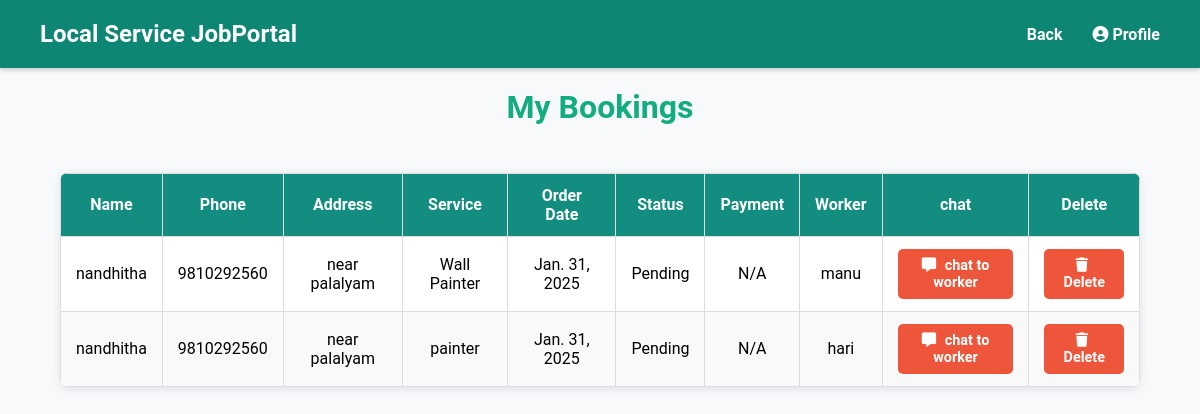
The app's page /my-bookings (signed in) with its own data.
### urban/models.py (models this page shows, shortened)
class Services(models.Model):
    worker = models.ForeignKey(Worker, on_delete=models.CASCADE)
    service_pic = models.ImageField(upload_to='service_pic', null=True, blank=True)
    skills = models.CharField(max_length=40, null=False)
    city = models.CharField(max_length=25)
    service_rate = models.CharField(max_length=25)
    phone = models.PositiveBigIntegerField()

class Booking(models.Model):
    STATUS = (
        ('Order Confirmed', 'Order Confirmed'),
        ('Delivered', 'Delivered'),
    )
    consumer = models.ForeignKey(Consumer, on_delete=models.CASCADE, null=True)
    service = models.ForeignKey(Services, on_delete=models.CASCADE, null=True)
    worker = models.ForeignKey(Worker, on_delete=models.CASCADE, null=True)  # Add this line
    name = models.CharField(max_length=100, null=True)  # Add this line
    email = models.CharField(max_length=50, null=True)
    address = models.CharField(max_length=500, null=True)
    mobile = models.CharField(max_length=20, null=True)
    order_date = models.DateField(auto_now_add=True, null=True)
    status = models.CharField(max_length=50, null=True, choices=STATUS)

class Worker(models.Model):
    user = models.OneToOneField(User, on_delete=models.CASCADE)
    phone = models.CharField(max_length=20, null=False)
    skills = models.CharField(max_length=30, null=False)
    work_experience = models.CharField(max_length=20)
    city = models.CharField(max_length=25, null=False)
    service_rate = models.CharField(max_length=30)
    status = models.CharField(max_length=20, default='Pending')
    profile_pic = models.FileField(
        upload_to='profile_files',
        default='profile_files/default.pdf',
        null=True,
        blank=True
    )
    is_approved = models.BooleanField(default=False)

### urban/views.py (the view)
# urls.py: path('my-bookings',views.my_bookings_view,name='my-bookings'),
def my_bookings_view(request):
    consumer = models.Consumer.objects.get(user_id=request.user.id)
    bookings = models.Booking.objects.filter(consumer=consumer)
    booked_services = []
    for booking in bookings:
        booked_service = booking.service  # Directly access the service related to the booking
        booked_services.append(booked_service)
    data = zip(booked_services, bookings)
    return render(request, 'consumer/my_bookings.html', {'data': data})

### templates/consumer/my_bookings.html (shortened to what this page needs)
{% load widget_tweaks %}
{% load static %}
<!DOCTYPE html>
<html lang="en">
<head>
    <link rel="stylesheet" href="https://cdnjs.cloudflare.com/ajax/libs/font-awesome/6.5.2/css/all.min.css">
</head>
<body>
    <header>
        <nav>
            <a href="#"><span>Local Service JobPortal</span></a>
            <div class="navbar">
                <div class="nav-item"><a href="{% url 'cart' %}">Back</a></div>
                <div class="nav-item"><a href="{% url 'consumer-profile' %}"><i class="fas fa-user-circle"></i> Profile</a></div>
            </div>
        </nav>
    </header>
    <h2>My Bookings</h2>
    <table>
        <thead>
            <tr>
                <th>Name</th>
                <th>Phone</th>
                <th>Address</th>
                <th>Service</th>
                <th>Order Date</th>
                <th>Status</th>
                <th>Payment</th>
                <th>Worker</th>
                <th>chat</th>
                <th>Delete</th>
            </tr>
        </thead>
        <tbody>
            {% for service, booking in data %}
            <tr>
                <td>{{ booking.name }}</td>
                <td>{{ booking.mobile }}</td>
                <td>{{ booking.address }}</td>
                <td>{{ service.skills }}</td>
                <td>{{ booking.order_date }}</td>
                <td>{{ booking.status }}</td>
                <td>
                    {% if booking.status == "Approved" %}
                        {% with payment=booking.payment_set.first %}
                            {% if payment and payment.status == "Completed" %}
                                <span>Paid</span>
                            {% else %}
                                <a href="{% url 'amountpay' booking.id %}" class="button">Pay</a>
                            {% endif %}
                        {% endwith %}
                    {% else %}
                        N/A
                    {% endif %}
                </td>
                <td>{{ booking.service.worker.user.username }}</td>
                <td><a href="{% url 'chat' booking.service.worker.id %}" class="button"><i class="fa fa-message"></i> chat to worker</a></td>
                <td><a href="{% url 'delete-booking' booking.id %}" class="button"><i class="fa fa-trash"></i> Delete</a></td>
            </tr>
            {% endfor %}
        </tbody>
    </table>
</body>
</html>

### templates/consumer/my_bookings.html (style rules this page uses)
body { margin: 0; padding: 0; font-family: "Roboto", sans-serif; background-color: #f8f9fa; display: flex; flex-direction: column; }
header { background-color: rgb(13, 134, 115); color: #fff; padding: 20px 40px; display: flex; justify-content: space-between; align-items: center; box-shadow: 0px 2px 5px rgba(0, 0, 0, 0.2); }
header nav { display: flex; justify-content: space-between; width: 100%; align-items: center; }
header nav a { text-decoration: none; color: white; font-size: 1.5rem; font-weight: bold; }
.navbar { display: flex; gap: 30px; margin-left: auto; }
.navbar .nav-item a { color: white; font-size: 1rem; text-decoration: none; transition: color 0.3s; }
h2 { text-align: center; margin-top: 20px; font-size: 2rem; color: #12ac81; }
table { width: 90%; margin: 20px auto; border-collapse: collapse; box-shadow: 0 2px 10px rgba(0, 0, 0, 0.1); background-color: #fff; border-radius: 8px; overflow: hidden; }
table th, table td { padding: 12px 15px; text-align: center; border: 1px solid #ddd; }
table th { background-color: #138d7f; color: white; font-weight: bold; }
table tbody tr:nth-child(even) { background-color: #f9f9f9; }
.button { display: inline-block; padding: 8px 12px; color: white; background-color: #ed563b; text-decoration: none; border-radius: 5px; font-size: 0.9rem; font-weight: bold; transition: background-color 0.3s; }
.button i { margin-right: 5px; }

### records on screen
Services: name "nandhitha", mobile "9810292560", address "near palalyam", skills "Wall Painter", order_date "Jan. 31, 2025", status "Pending", service.worker.user.username "manu"
Services: name "nandhitha", mobile "9810292560", address "near palalyam", skills "painter", order_date "Jan. 31, 2025", status "Pending", service.worker.user.username "hari"
